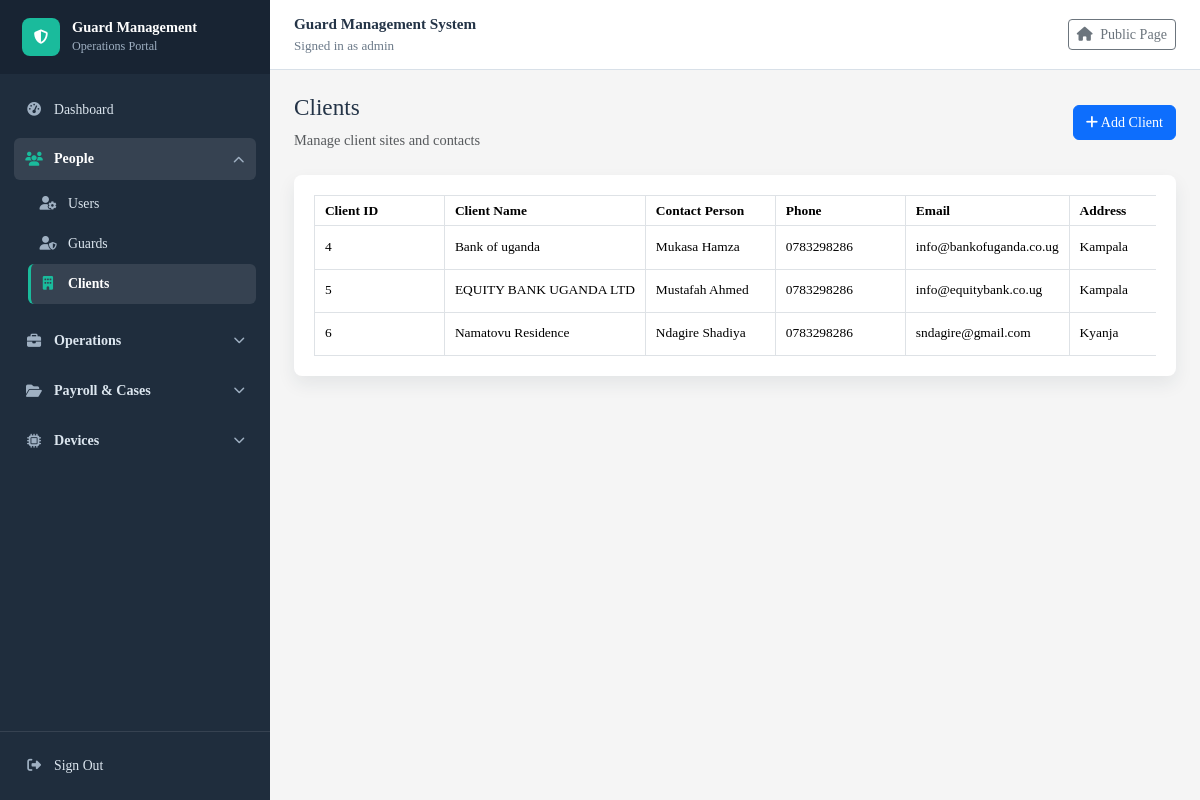
The app's page /clients/ (signed in) with its own data.
### guardmanagementsystem/models.py (models this page shows, shortened)
class Client(models.Model):
    client_id = models.AutoField(primary_key=True)
    user = models.OneToOneField(settings.AUTH_USER_MODEL, on_delete=models.SET_NULL, null=True, blank=True, related_name='client_profile')
    client_name = models.CharField(max_length=100)
    contact_person = models.CharField(max_length=100)
    phone = models.CharField(max_length=20)
    email = models.EmailField()
    address = models.TextField()

### guardmanagementsystem/views.py (the view)
# urls.py: path("clients/", views.client_list, name="client_list"),
@login_required
def client_list(request):
    return show_records(request, Client.objects.all(), "guardmanagementsystem/client_list.html", "clients")

### guardmanagementsystem/context_processors.py (called while the page is built)
def role_access(request):
    user = getattr(request, "user", None)
    if not user:
        return {}
    return {
        "nav_permissions": nav_permissions(user),
        "user_roles": sorted(user_role_names(user)),
    }

### guardmanagementsystem/role_access.py (called while the page is built)
def user_role_names(user):
    if not user.is_authenticated:
        return set()
    if user.is_superuser:
        return {"Admin"}
    return set(user.groups.values_list("name", flat=True))

def user_is_admin(user):
    return user.is_authenticated and (
        user.is_superuser or user.groups.filter(name="Admin").exists()
    )

def user_can_access(user, url_name):
    if not url_name or url_name in PUBLIC_URL_NAMES:
        return True
    if not user.is_authenticated:
        return True
    if user_is_admin(user):
        return True
    roles = user_role_names(user)
    if any(url_name in ROLE_URLS.get(role, set()) for role in roles):
        return True
    return False

def nav_permissions(user):
    roles = user_role_names(user)
    if user_is_admin(user):
        roles = {"Admin"}
    return {
        permission: bool(roles & allowed_roles)
        for permission, allowed_roles in ROLE_PERMISSIONS.items()
    }

### guardmanagementsystem/views.py (called while the page is built)
def show_records(request, queryset, template_name, context_name):
    return render(request, template_name, {
        context_name: queryset
    })

### guardmanagementsystem/templates/guardmanagementsystem/client_list.html (shortened to what this page needs)
{% extends "guardmanagementsystem/base.html" %}
{% block content %}
<div class="d-flex justify-content-between align-items-center mb-4">
    <div>
        <h2>Clients</h2>
        <p class="text-muted mb-0">Manage client sites and contacts</p>
    </div>
    {% if nav_permissions.can_add_people_profiles %}
        <a href="{% url 'client_add' %}" class="btn btn-primary">
            <i class="fa fa-plus"></i> Add Client
        </a>
    {% endif %}
</div>
<div class="table-card">
    <div class="table-responsive">
        <table class="table table-hover table-bordered align-middle mb-0 export-table" data-export-title="Clients">
            <thead>
                <tr>
                    <th>Client ID</th>
                    <th>Client Name</th>
                    <th>Contact Person</th>
                    <th>Phone</th>
                    <th>Email</th>
                    <th>Address</th>
                </tr>
            </thead>
            <tbody>
                {% for client in clients %}
                    <tr>
                        <td>{{ client.client_id }}</td>
                        <td>{{ client.client_name }}</td>
                        <td>{{ client.contact_person }}</td>
                        <td>{{ client.phone }}</td>
                        <td>{{ client.email }}</td>
                        <td>{{ client.address|truncatechars:45 }}</td>
                    </tr>
                {% empty %}
                    <tr>
                        <td colspan="7" class="text-center text-muted py-4">
                            No clients found.
                        </td>
                    </tr>
                {% endfor %}
            </tbody>
        </table>
    </div>
</div>
{% endblock %}

### guardmanagementsystem/templates/guardmanagementsystem/base.html (shortened to what this page needs)
<!doctype html>
<html lang="en">
<head>
    <link href="https://cdn.jsdelivr.net/npm/bootstrap@5.3.3/dist/css/bootstrap.min.css" rel="stylesheet">
    <link href="https://cdnjs.cloudflare.com/ajax/libs/font-awesome/6.5.2/css/all.min.css" rel="stylesheet">
</head>
<body>
    {% with current_url=request.resolver_match.url_name %}
    <div class="app-layout">
        <aside class="sidebar">
            <div class="d-flex align-items-center justify-content-between">
                <a class="sidebar-brand flex-grow-1" href="{% if nav_permissions.can_dashboard %}{% url 'dashboard' %}{% else %}{% url 'iot_swipe_attendance' %}{% endif %}">
                    <span class="brand-mark"><i class="fa fa-shield-halved"></i></span>
                    <span>
                        <span class="brand-title">Guard Management</span>
                        <span class="brand-subtitle">Operations Portal</span>
                    </span>
                </a>
            </div>
            <nav id="sidebarNav" class="sidebar-nav collapse d-lg-block">
                {% if nav_permissions.can_dashboard %}
                    <a class="sidebar-link {% if current_url == 'dashboard' %}active{% endif %}" href="{% url 'dashboard' %}">
                        <i class="fa fa-gauge-high"></i> Dashboard
                    </a>
                {% endif %}
                {% if nav_permissions.can_people %}
                <div class="sidebar-module">
                    <button class="module-toggle" type="button" data-bs-toggle="collapse" data-bs-target="#peopleModule" aria-controls="peopleModule" aria-expanded="{% if current_url in 'user_list user_add user_edit user_delete guard_list guard_add guard_edit guard_delete client_list client_add client_edit client_delete' %}true{% else %}false{% endif %}">
                        <span class="module-title"><i class="fa fa-users"></i> People</span>
                        <i class="fa fa-chevron-down module-chevron"></i>
                    </button>
                    <div id="peopleModule" class="collapse {% if current_url in 'user_list user_add user_edit user_delete guard_list guard_add guard_edit guard_delete client_list client_add client_edit client_delete' %}show{% endif %}">
                        <div class="module-menu">
                            {% if nav_permissions.can_users %}
                                <a class="sidebar-link {% if current_url in 'user_list user_add user_edit user_delete' %}active{% endif %}" href="{% url 'user_list' %}">
                                    <i class="fa fa-user-gear"></i> Users
                                </a>
                            {% endif %}
                            <a class="sidebar-link {% if current_url in 'guard_list guard_add guard_edit guard_delete' %}active{% endif %}" href="{% url 'guard_list' %}">
                                <i class="fa fa-user-shield"></i> Guards
                            </a>
                            <a class="sidebar-link {% if current_url in 'client_list client_add client_edit client_delete' %}active{% endif %}" href="{% url 'client_list' %}">
                                <i class="fa fa-building"></i> Clients
                            </a>
                        </div>
                    </div>
                </div>
                {% endif %}
                {% if nav_permissions.can_operations %}
                <div class="sidebar-module">
                    <button class="module-toggle" type="button" data-bs-toggle="collapse" data-bs-target="#operationsModule" aria-controls="operationsModule" aria-expanded="{% if current_url in 'contract_list contract_add contract_edit contract_delete deployment_list deployment_add deployment_edit deployment_delete deployment_guard_list deployment_guard_add deployment_guard_edit deployment_guard_delete program_guard shift_list shift_add shift_edit shift_delete shift_import schedule_csv_template asset_list asset_add asset_edit asset_delete' %}true{% else %}false{% endif %}">
                        <span class="module-title"><i class="fa fa-briefcase"></i> Operations</span>
                        <i class="fa fa-chevron-down module-chevron"></i>
                    </button>
                </div>
                {% endif %}
                {% if nav_permissions.can_payroll_cases %}
                <div class="sidebar-module">
                    <button class="module-toggle" type="button" data-bs-toggle="collapse" data-bs-target="#payrollCasesModule" aria-controls="payrollCasesModule" aria-expanded="{% if current_url in 'salary_list salary_add salary_edit salary_delete salary_payslip_general salary_payslip_individual incident_list incident_add incident_edit incident_delete incident_pdf_report' %}true{% else %}false{% endif %}">
                        <span class="module-title"><i class="fa fa-folder-open"></i> Payroll & Cases</span>
                        <i class="fa fa-chevron-down module-chevron"></i>
                    </button>
                </div>
                {% endif %}
                {% if nav_permissions.can_reports_devices %}
                <div class="sidebar-module">
                    <button class="module-toggle" type="button" data-bs-toggle="collapse" data-bs-target="#reportsDevicesModule" aria-controls="reportsDevicesModule" aria-expanded="{% if current_url in 'rfid_card_list rfid_card_add rfid_card_edit rfid_card_delete iot_device_list iot_device_add iot_device_edit iot_device_delete iot_swipe_attendance audit_log_list' %}true{% else %}false{% endif %}">
                        <span class="module-title"><i class="fa fa-microchip"></i> Devices</span>
                        <i class="fa fa-chevron-down module-chevron"></i>
                    </button>
                </div>
                {% endif %}
            </nav>
            <div class="sidebar-footer">
                {% if request.user.is_authenticated %}
                    <a class="sidebar-link" href="{% url 'signout' %}">
                        <i class="fa fa-right-from-bracket"></i> Sign Out
                    </a>
                {% else %}
                    <a class="sidebar-link" href="{% url 'signin' %}">
                        <i class="fa fa-right-to-bracket"></i> Sign In
                    </a>
                {% endif %}
            </div>
        </aside>
        <div class="main-panel">
            <header class="topbar">
                <div>
                    <p class="topbar-title">Guard Management System</p>
                    <div class="topbar-user">
                        {% if request.user.is_authenticated %}
                            Signed in as {{ request.user.username }}
                        {% else %}
                            Staff portal
                        {% endif %}
                    </div>
                </div>
                <a class="btn btn-sm btn-outline-secondary" href="{% url 'welcome' %}">
                    <i class="fa fa-house me-1"></i> Public Page
                </a>
            </header>
            <main class="container-fluid page-shell content-area">
                {% block content %}{% endblock %}
            </main>
        </div>
    </div>
    {% endwith %}
</body>
</html>

### guardmanagementsystem/templates/guardmanagementsystem/base.html (style rules this page uses)
:root { --brand: #1abb9c; --brand-dark: #117e69; --line: #d8e0e8; --muted: #6c7a89; --sidebar-bg: #1f2d3d; --sidebar-bg-dark: #182433; --sidebar-active: #1abb9c; --app-font: "Times New Roman", Times, serif; }
body { background: whitesmoke; color: #243447; font-family: var(--app-font); font-size: 0.9rem; min-height: 100vh; }
h2 { font-size: 1.45rem; }
.btn, .form-control, .form-select, .table, .dropdown-menu { font-family: var(--app-font); font-size: 0.88rem; }
.app-layout { display: flex; min-height: 100vh; }
.sidebar { background: var(--sidebar-bg); color: #dce6ef; display: flex; flex-direction: column; flex: 0 0 270px; min-height: 100vh; position: sticky; top: 0; }
.sidebar-brand { align-items: center; background: var(--sidebar-bg-dark); color: #fff; display: flex; gap: 12px; min-height: 70px; padding: 18px 22px; text-decoration: none; }
.brand-mark { align-items: center; background: var(--sidebar-active); border-radius: 8px; display: inline-flex; height: 38px; justify-content: center; width: 38px; }
.brand-title { display: block; font-size: 0.9rem; font-weight: 800; line-height: 1.15; }
.brand-subtitle { color: #9fb0c2; display: block; font-size: 0.76rem; margin-top: 2px; }
.sidebar-nav { overflow-y: auto; padding: 16px 14px 22px; }
.sidebar-module { margin-top: 8px; }
.module-toggle { align-items: center; background: transparent; border: 0; border-radius: 6px; color: #dce6ef; display: flex; font-weight: 700; gap: 11px; justify-content: space-between; min-height: 42px; padding: 9px 11px; text-align: left; width: 100%; font-size: 0.88rem; }
.module-toggle:hover, .module-toggle[aria-expanded="true"] { background: rgba(255, 255, 255, 0.1); color: #fff; }
.module-title { align-items: center; display: inline-flex; gap: 11px; }
.module-title i { color: #9fb0c2; text-align: center; width: 18px; }
.module-toggle[aria-expanded="true"] .module-title i { color: var(--sidebar-active); }
.module-chevron { color: #9fb0c2; font-size: 0.72rem; transition: transform 0.15s ease; }
.module-toggle[aria-expanded="true"] .module-chevron { transform: rotate(180deg); }
.module-menu { padding: 4px 0 8px 14px; }
.sidebar-link { align-items: center; border-radius: 6px; color: #dce6ef; display: flex; gap: 11px; min-height: 40px; padding: 9px 11px; text-decoration: none; font-size: 0.86rem; }
.sidebar-link i { color: #9fb0c2; text-align: center; width: 18px; }
.sidebar-link:hover, .sidebar-link.active { background: rgba(255, 255, 255, 0.1); color: #fff; }
.sidebar-link.active { border-left: 3px solid var(--sidebar-active); font-weight: 700; padding-left: 8px; }
.sidebar-link.active i { color: var(--sidebar-active); }
.sidebar-footer { border-top: 1px solid rgba(255, 255, 255, 0.1); margin-top: auto; padding: 14px; }
.main-panel { display: flex; flex: 1 1 auto; flex-direction: column; min-width: 0; }
.topbar { align-items: center; background: #fff; border-bottom: 1px solid var(--line); display: flex; justify-content: space-between; min-height: 70px; padding: 0 24px; }
.topbar-title { font-size: 0.95rem; font-weight: 800; margin: 0; }
.topbar-user { color: var(--muted); font-size: 0.82rem; }
.page-shell { padding: 24px 24px 40px; }
.content-area { flex: 1 1 auto; }
.table-card { background: #fff; border-radius: 8px; padding: 20px; box-shadow: 0 8px 18px rgba(31, 45, 61, 0.08); }
.table { font-family: var(--app-font); font-size: 0.84rem; line-height: 1.25; margin-bottom: 0; table-layout: auto; width: 100%; }
.table-responsive { overflow-x: auto; }
.table-responsive > .table, .dataTable { min-width: max-content; }
.table th, .table td { padding: 0.38rem 0.62rem; vertical-align: middle; }
.table th { min-width: 130px; white-space: nowrap; }
.table td { min-width: 110px; overflow-wrap: anywhere; }

### records on screen
Client: client_id "4", client_name "Bank of uganda", contact_person "Mukasa Hamza", phone "0783298286", email "info@bankofuganda.co.ug", address "Kampala"
Client: client_id "5", client_name "EQUITY BANK UGANDA LTD", contact_person "Mustafah Ahmed", phone "0783298286", email "info@equitybank.co.ug", address "Kampala"
Client: client_id "6", client_name "Namatovu Residence", contact_person "Ndagire Shadiya", phone "0783298286", email "sndagire@gmail.com", address "Kyanja"

### other values on screen
{{ request.user.username }} "admin"
